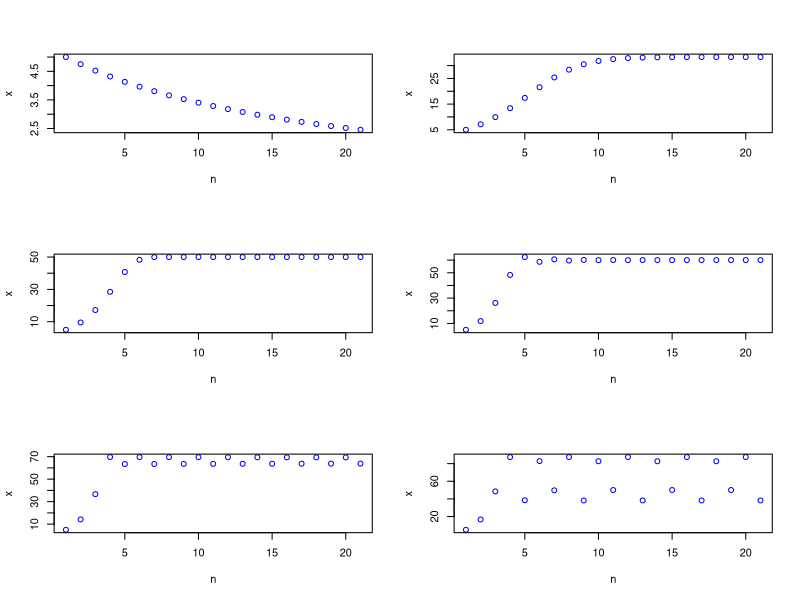

Source code (R):
n=seq(1,21)
x=rep(0,20)
r=c(1,1.5,2,2.5,3,3.5)
A=100
x[1]=5
par(mfrow=c(3,2))
for(k in 1:6){
for(j in 2:length(n)){
  x[j]=r[k]*x[j-1]*(1-(x[j-1]/A))
}
plot(n,x,col= 'blue')
}